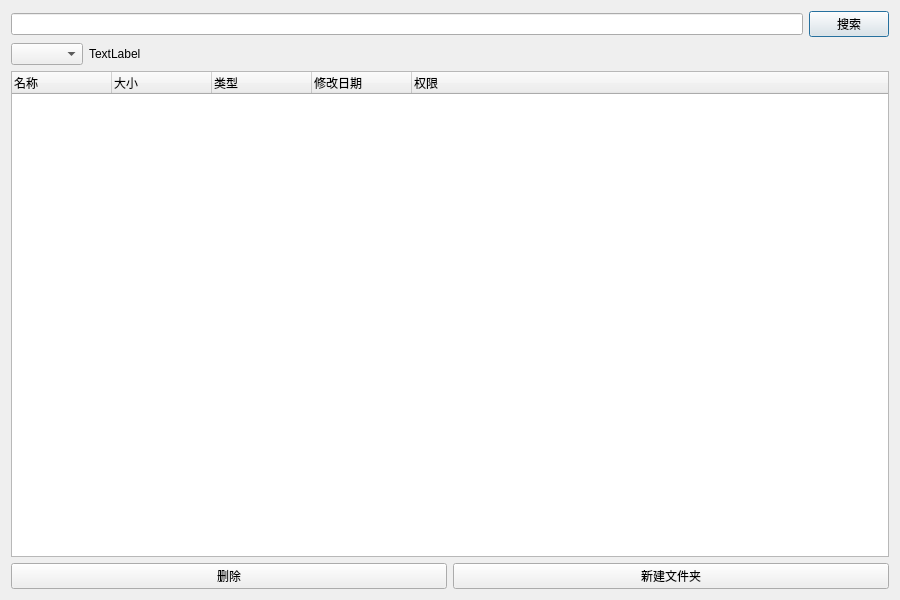
<?xml version="1.0" encoding="UTF-8"?>
<ui version="4.0">
 <class>FileDialog</class>
 <widget class="QDialog" name="FileDialog">
  <property name="geometry">
   <rect>
    <x>0</x>
    <y>0</y>
    <width>900</width>
    <height>600</height>
   </rect>
  </property>
  <property name="windowTitle">
   <string>远程文件管理</string>
  </property>
  <layout class="QVBoxLayout" name="verticalLayout">
   <item>
    <layout class="QHBoxLayout" name="pathLayout">
     <item>
      <widget class="QLineEdit" name="pathLineEdit"/>
     </item>
     <item>
      <widget class="QPushButton" name="backButton">
       <property name="text">
        <string>搜索</string>
       </property>
      </widget>
     </item>
    </layout>
   </item>
   <item>
    <layout class="QHBoxLayout" name="horizontalLayout_2">
     <item>
      <widget class="QComboBox" name="diskCombo">
       <property name="sizePolicy">
        <sizepolicy hsizetype="Minimum" vsizetype="Minimum">
         <horstretch>0</horstretch>
         <verstretch>0</verstretch>
        </sizepolicy>
       </property>
      </widget>
     </item>
     <item>
      <widget class="QLabel" name="path">
       <property name="sizePolicy">
        <sizepolicy hsizetype="Expanding" vsizetype="Preferred">
         <horstretch>0</horstretch>
         <verstretch>0</verstretch>
        </sizepolicy>
       </property>
       <property name="text">
        <string>TextLabel</string>
       </property>
      </widget>
     </item>
    </layout>
   </item>
   <item>
    <layout class="QHBoxLayout" name="horizontalLayout" stretch="0">
     <property name="spacing">
      <number>5</number>
     </property>
     <item>
      <widget class="QTreeWidget" name="treeWidget">
       <column>
        <property name="text">
         <string>名称</string>
        </property>
       </column>
       <column>
        <property name="text">
         <string>大小</string>
        </property>
       </column>
       <column>
        <property name="text">
         <string>类型</string>
        </property>
       </column>
       <column>
        <property name="text">
         <string>修改日期</string>
        </property>
       </column>
       <column>
        <property name="text">
         <string>权限</string>
        </property>
       </column>
      </widget>
     </item>
    </layout>
   </item>
   <item>
    <layout class="QHBoxLayout" name="buttonLayout">
     <item>
      <widget class="QPushButton" name="deleteButton">
       <property name="text">
        <string>删除</string>
       </property>
      </widget>
     </item>
     <item>
      <widget class="QPushButton" name="newFolderButton">
       <property name="text">
        <string>新建文件夹</string>
       </property>
      </widget>
     </item>
    </layout>
   </item>
  </layout>
 </widget>
 <resources/>
 <connections/>
</ui>
